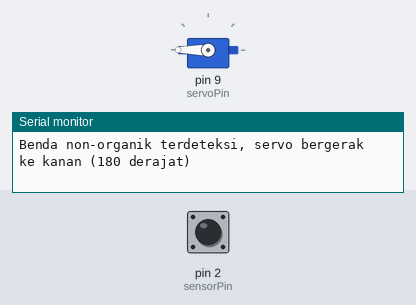
A sketch run on a simulated Arduino Uno, built with avr-gcc and run on an emulated ATmega328P. Shown: servo, the last lines printed to the serial monitor. The test bench sets the inputs (shaded band); at power-on: pin 2 (sensorPin) HIGH.

Above: at 1.8 s.
1.9 s: pin 2 (sensorPin) driven LOW
At 3.1 s:
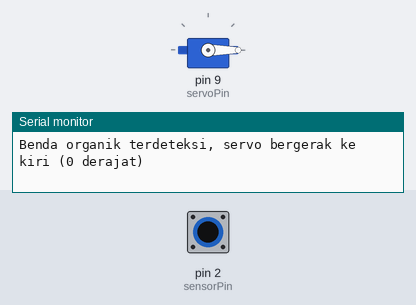
3.5 s: pin 2 (sensorPin) driven HIGH
At 4.4 s:
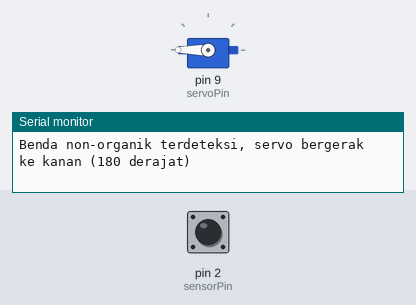
6.5 s: pin 2 (sensorPin) pulsed LOW 2 times (0.12 s each, 0.3 s apart)
At 6.9 s:
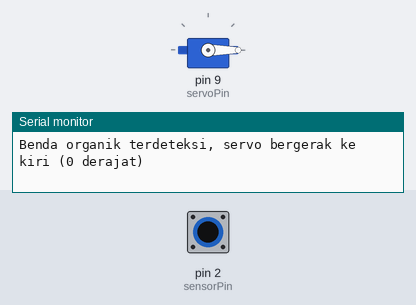
Timing chart, 0 to 9.5 s (numbered marks = the images above; inputs shaded):
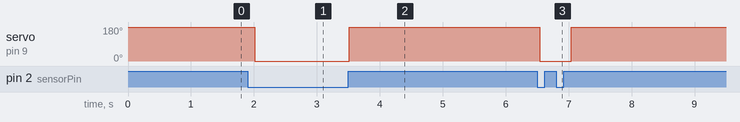

The sketch:

rfid_l3d_buzzer.ino
```cpp
#include <Servo.h>

Servo myServo;  // Membuat objek servo
int servoPin = 9;  // Pin servo dihubungkan
int sensorPin = 2;  // Pin sensor proximity PNP NC dihubungkan
int sensorState = 0;  // Variabel untuk membaca status sensor

void setup() {
  myServo.attach(servoPin);  // Menghubungkan servo ke pin
  pinMode(sensorPin, INPUT);  // Mengatur sensor pin sebagai input
  myServo.write(90);  // Mengatur servo ke posisi netral (90 derajat)
  Serial.begin(9600);  // Memulai komunikasi serial untuk debugging
}

void loop() {
  sensorState = digitalRead(sensorPin);  // Membaca status sensor

  if (sensorState == LOW) {  // Jika benda organik terdeteksi (misalnya kertas)
    myServo.write(0);  // Servo berputar ke kiri (0 derajat)
    Serial.println("Benda organik terdeteksi, servo bergerak ke kiri (0 derajat)");
  }
  else if (sensorState == HIGH) {  // Jika benda non-organik terdeteksi (misalnya logam)
    myServo.write(180);  // Servo berputar ke kanan (180 derajat)
    Serial.println("Benda non-organik terdeteksi, servo bergerak ke kanan (180 derajat)");
  }

  delay(500);  // Delay untuk stabilitas pembacaan sensor
}
```

Measured:
- after the input at 1.9 s, servo on pin 9 (servoPin): 180° → 0° after 0.12 s
- after the input at 3.5 s, servo on pin 9 (servoPin): 0° → 180° at once
- after the input at 6.5 s, servo on pin 9 (servoPin): 180° → 0° at once, → 180° 0.50 s later
